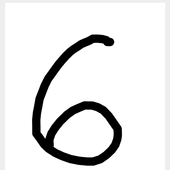
#> input picture SVM_handwriten/image/nb_6.png, 170 x 170 px
$ python example-convert-image.py
#> lines starting #> are read from the running program, lines starting #| are printed output that depends on the picture; after the words box and inside, x2 and y2 are one past the last pixel; in counts of white or black regions, pixels touching at a corner belong together
import cv2
import numpy as np
#get image
img = cv2.imread('image/nb_6.png',0)
#> img is the input picture: shape (170, 170); min 0, max 255, mean 228.2

#resize image
img = cv2.resize(img,(50,50))
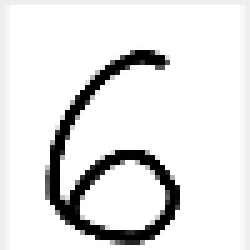
#> img: shape (50, 50) (shown 5 times larger); min 0, max 255, mean 227.9

#convert image to binary array
ret,thresh_img = cv2.threshold(img,127,255,cv2.THRESH_BINARY_INV)
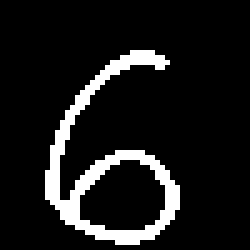
#> thresh_img: shape (50, 50) (shown 5 times larger); 10.3% white in thin lines or dots, all inside (x1, y1, x2, y2) = (9, 10, 36, 49)

#save to txt file
np.savetxt('array.txt', thresh_img,fmt='%4d')
